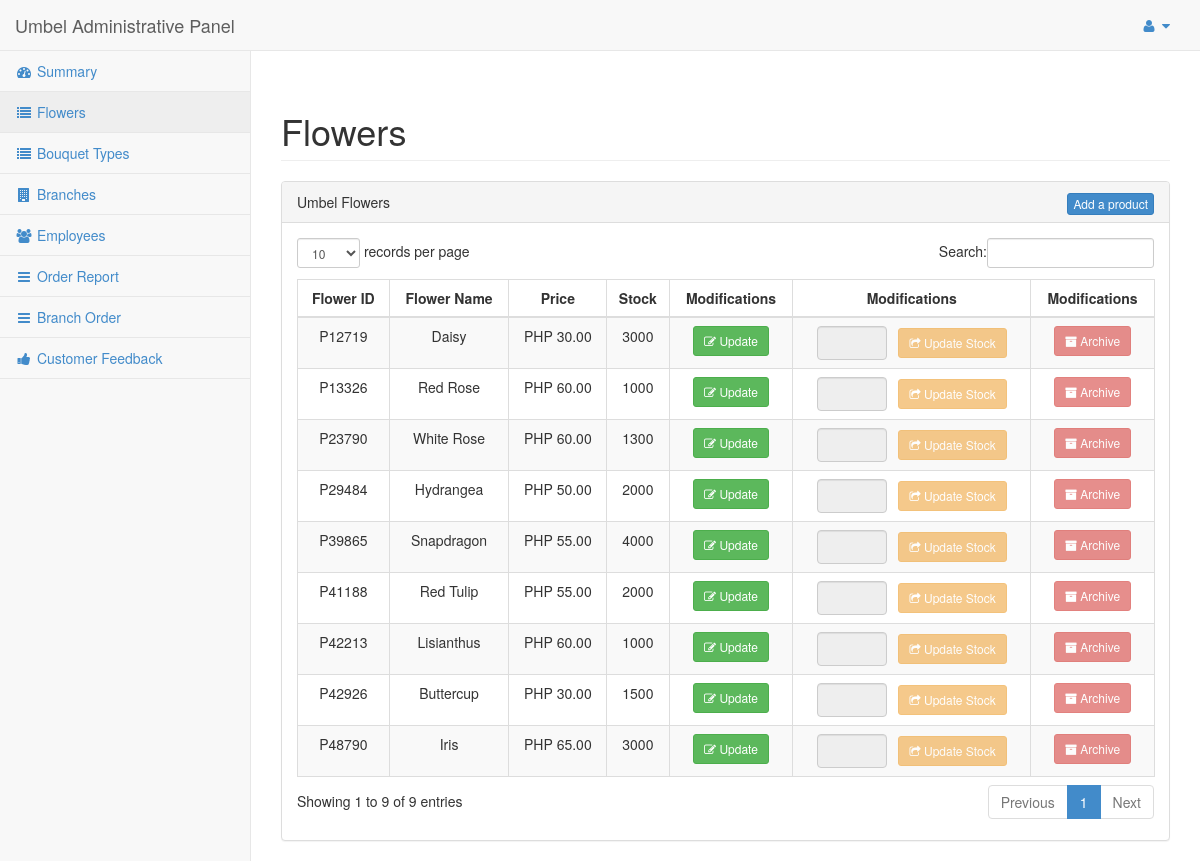
/admin/products.php (signed in), run on the app's committed database.
### tables this page shows
CREATE TABLE `product` (
  `p_ID` varchar(10) NOT NULL,
  `p_name` varchar(40) NOT NULL,
  `p_desc` text,
  `p_img` longblob,
  `p_price` int(10) NOT NULL,
  `p_stock` int(10) NOT NULL,
  `p_status` varchar(20) NOT NULL
);

### admin/products.php (the view, shortened to what this page needs)
<?php
include('../functions/connect.php');
if(isset($_SESSION['user']) && $_SESSION['type'] == 'Administrator')
{
?>
<!DOCTYPE html>
<html lang="en">
<head>
    <link href="css/bootstrap.min.css" rel="stylesheet">
    <link href="css/plugins/metisMenu/metisMenu.min.css" rel="stylesheet">
    <link href="css/plugins/dataTables.bootstrap.css" rel="stylesheet">
    <link href="css/sb-admin-2.css" rel="stylesheet">
    <link href="font-awesome-4.1.0/css/font-awesome.min.css" rel="stylesheet" type="text/css">
</head>
<body>
    <div id="wrapper">
        <nav class="navbar navbar-default navbar-static-top" role="navigation" style="margin-bottom: 0">
            <div class="navbar-header">
                <div class="navbar-brand" href="#">Umbel Administrative Panel</div>
            </div>
		<ul class="nav navbar-top-links navbar-right">
                <li class="dropdown">
                    <a class="dropdown-toggle" data-toggle="dropdown" href="#">
                        <i class="fa fa-user fa-fw"></i>  <i class="fa fa-caret-down"></i>
                    </a>
                </li>
            </ul>
            <div class="navbar-default sidebar" role="navigation">
                <div class="sidebar-nav navbar-collapse">
                    <ul class="nav" id="side-menu">
                        <li>
                            <a href="index.php"><i class="fa fa-dashboard fa-fw"></i> Summary</a>
                        </li>
                        <li>
                            <a class="active" href="products.php"><i class="fa fa-list fa-fw"></i> Flowers</a>
                        </li>
                        <li>
                            <a href="bouquets.php"><i class="fa fa-list fa-fw"></i> Bouquet Types</a>
                        </li>
                        <li>
                            <a href="branches.php"><i class="fa fa-building fa-fw"></i> Branches</a>
                        </li>
                        <li>
                            <a href="employees.php"><i class="fa fa-group fa-fw"></i> Employees</a>
                        </li>
                        <li>
                            <a href="order_report.php"><i class="fa fa-reorder fa-fw"></i> Order Report</a>
                        </li>
                        <li>
                            <a href="branch_order.php"><i class="fa fa-reorder fa-fw"></i> Branch Order</a>
                        </li>
                        <li>
                            <a href="feedback.php"><i class="fa fa-thumbs-up fa-fw"></i> Customer Feedback</a>
                        </li>
                    </ul>
                </div>
            </div>
        </nav>
        <div id="page-wrapper">
            <div class="row">
                <div class="col-lg-12">
                <br />
                    <h1 class="page-header">Flowers</h1>
                </div>
            </div>
			<div class="row">
                <div class="col-lg-12">
                    <div class="panel panel-default">
                        <div class="panel-heading">
						   Umbel Flowers
                           <span class="navbar-right"><a href = 'new_product.php'><button type="button" class="btn btn-primary btn-xs">Add a product</button></a></span>
                        </div>
                        <div class="panel-body">
                            <div class="table-responsive">
                                <table class="table table-striped table-bordered table-hover" id="dataTables-example">
                                    <thead>
                                        <tr>
                                            <th><center>Flower ID</center></th>
                                            <th><center>Flower Name</center></th>
                                            <th><center>Price</center></th>
											<th><center>Stock</center></th>
                                            <th><center>Modifications<center></th>
											<th><center>Modifications<center></th>
											<th><center>Modifications<center></th>
                                        </tr>
                                    </thead>
                                    <tbody>
									<?php
									$sql = "SELECT * FROM product WHERE p_status != 'Archived'";
													$result=mysqli_query($con, $sql);
													if(mysqli_num_rows($result) > 0){
														while($row=mysqli_fetch_array($result)){
										?>
										<tr class="odd gradeX">
											<td><center><?php echo $row['p_ID']; ?></center></td>
											<td><center><?php echo $row['p_name']; ?></center></td>
											<td><center><?php echo "PHP " . $row['p_price'] . ".00"; ?></center></td>
											<?php
											if($row['p_stock'] > 500){
											?>
											<td><center><?php echo $row['p_stock']; ?></center></td>
											<?php
											}
											else{
											?>
											<td style="color:red;"><center><?php echo $row['p_stock']; ?></center>
											<center><span class="text-muted">Stock level: critical</span></center></td>
											<?php
											}
											?>
											<td><center><a href = "productUpdate.php?id=<?php echo $row['p_ID'];?>"><button type="button" class="btn btn-success btn-sm"><span class="fa fa-edit"></span> Update</button></a></center></td>
											<?php
											if($row['p_stock'] > 500){
											?>
											<td><center><form action="../functions/requestStock.php?id=<?php echo $row['p_ID'];?>" method="POST">
                                                <input type="number" class="form-control" style="width: 70px;" name="stockNum" disabled min="1"/> &nbsp
                                                <button type="submit" class="btn btn-warning btn-sm" disabled><span class="fa fa-share-square-o"></span> Update Stock</button>
                                                </form>
                                            </center></td>
											<?php
											}
											?>
											<?php
											if($row['p_stock'] > 0){
											?>
											<td><center><a href = "#"><button type="button" class="btn btn-danger btn-sm" disabled><span class="fa fa-archive"></span> Archive</button></a></center></td>
											<?php
											}else{
											?>
											<td><center><a href = "../functions/pro_delProduct.php?id=<?php echo $row['p_ID'];?>"><button type="button" class="btn btn-danger btn-sm"><span class="fa fa-archive"></span> Archive</button></a></center></td>
											<?php
											}
											?>
										</tr>
									<?php
									}
									}
									?>
                                    </tbody>
                                </table>
                            </div>
                        </div>
                    </div>
                </div>
            </div>
      </div>
   </div>
</body>
</html>
<?php
}
else{
	header ("location:../index.php?restricted=true");
}

### admin/css/sb-admin-2.css (style rules this page uses)
body { background-color: #f8f8f8; }
#wrapper { width: 100%; }
#page-wrapper { padding: 0 15px; min-height: 568px; background-color: #fff; }
@media (min-width:768px) { #page-wrapper { position: inherit; margin: 0 0 0 250px; padding: 0 30px; border-left: 1px solid #e7e7e7; } }
.navbar-top-links li { display: inline-block; }
.navbar-top-links li:last-child { margin-right: 15px; }
.navbar-top-links li a { padding: 15px; min-height: 50px; }
.sidebar .sidebar-nav.navbar-collapse { padding-right: 0; padding-left: 0; }
.sidebar ul li { border-bottom: 1px solid #e7e7e7; }
.sidebar ul li a.active { background-color: #eee; }
@media (min-width:768px) { .sidebar { z-index: 1; position: absolute; width: 250px; margin-top: 51px; } }

### data on the page
product: p_ID "P12719", p_name "Daisy", p_price "30", p_stock "3000", shows "Archive"
product: p_ID "P13326", p_name "Red Rose", p_price "60", p_stock "1000", shows "Archive"
product: p_ID "P23790", p_name "White Rose", p_price "60", p_stock "1300", shows "Archive"
product: p_ID "P29484", p_name "Hydrangea", p_price "50", p_stock "2000", shows "Archive"
product: p_ID "P39865", p_name "Snapdragon", p_price "55", p_stock "4000", shows "Archive"
product: p_ID "P41188", p_name "Red Tulip", p_price "55", p_stock "2000", shows "Archive"
product: p_ID "P42213", p_name "Lisianthus", p_price "60", p_stock "1000", shows "Archive"
product: p_ID "P42926", p_name "Buttercup", p_price "30", p_stock "1500", shows "Archive"
product: p_ID "P48790", p_name "Iris", p_price "65", p_stock "3000", shows "Archive"
